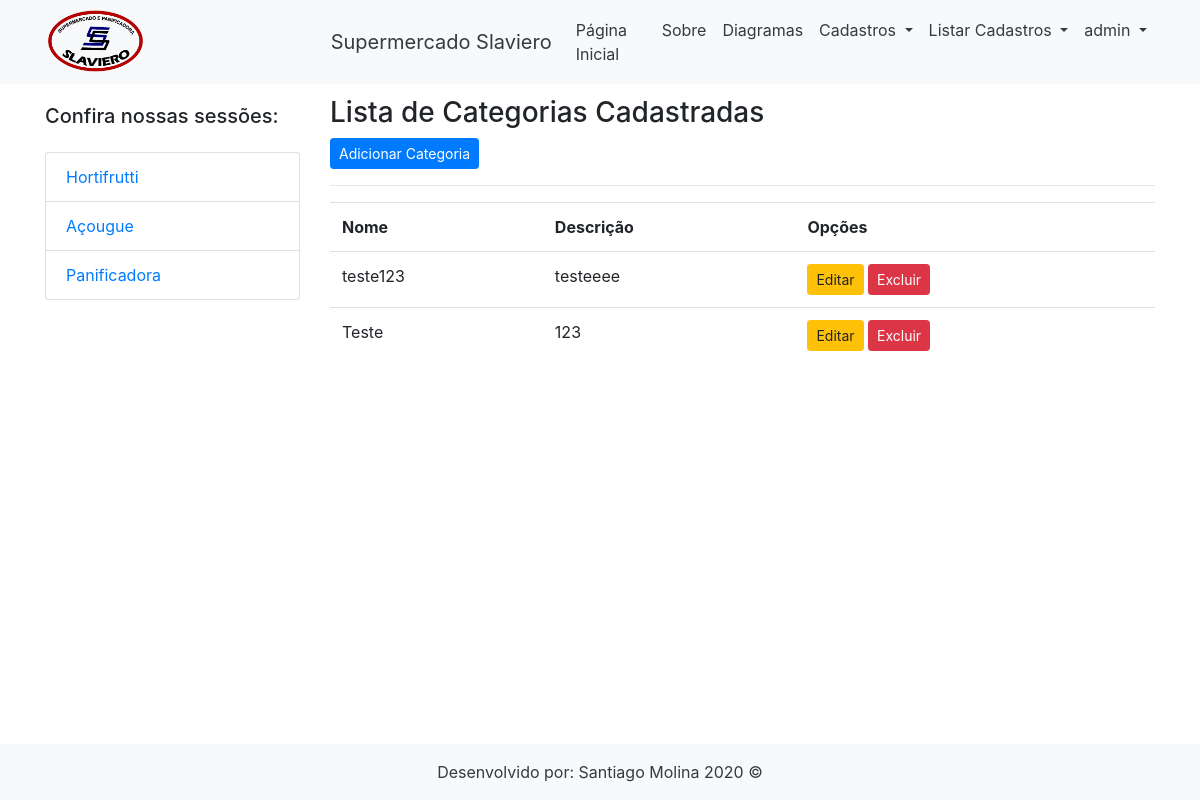
/listar/categoria/ (signed in), run on the app's committed database.
### cadastros/models.py (models this page shows, shortened)
class Categoria(models.Model):
    nome = models.CharField(max_length=80)
    descricao = models.CharField(max_length=100, verbose_name="Descrição")

### cadastros/views.py (the view)
# urls.py: path('listar/categoria/', CategoriaList.as_view(), name='listar-categoria'),
class CategoriaList(LoginRequiredMixin, ListView):
    login_url = reverse_lazy('login')
    model = Categoria
    template_name = 'cadastros/listas/categoria.html'

### cadastros/templates/cadastros/listas/categoria.html (shortened to what this page needs)
{% extends 'paginas/modelo.html' %}
{% load static %}
{% block slide %}
<p></p><br>
<h3>Lista de Categorias Cadastradas</h3>
<a href="{% url 'cadastrar-categoria' %}" class="btn btn-primary btn-sm">Adicionar Categoria</a>
<hr>
<div class="table responsive">
    <table class="table table striped">
        <tr>
            <th>Nome</th>
            <th>Descrição</th>
            <th>Opções</th>
        </tr>
        {% for categoria in object_list %}
        <tr>
            <td>{{ categoria.nome }}</td>
            <td>{{ categoria.descricao }}</td>
            <td>
                <a href="{% url 'editar-categoria' categoria.pk %}" class="btn btn-warning btn-sm" title="Excluir">Editar</a>
                <a href="{% url 'excluir-categoria' categoria.pk%}" class="btn btn-danger btn-sm" title="Editar">Excluir</a>
            </td>
        </tr>
        {% empty %}
        <tr>
            <td colspan="3">Nenhum campo registrado.</td>
        </tr>
        {% endfor %}
    </table>
</div>
{% endblock %}

### paginas/templates/paginas/modelo.html (shortened to what this page needs)
{% load static %}
<!DOCTYPE html>
<html lang="pt-br">
<head>
    <link rel="stylesheet" href="{% static 'css/bootstrap.min.css' %}">
    <link rel="stylesheet" href="{% static 'css/font-awesome.min.css' %}">
    <link rel="stylesheet" href="{% static 'css/shop-homepage.css' %}">
</head>
<body>
    {% block cabecalho %}
    <nav class="navbar navbar-expand-lg navbar-dark bg-light fixed-top">
        <div class="container">
            <img src="{% static 'img/logo.png'%}" width="100">
            <a class="navbar-brand text-dark" href="{% url 'index' %}">
               &nbsp&nbsp&nbsp&nbsp&nbsp&nbsp&nbsp&nbsp&nbsp&nbsp&nbsp&nbsp&nbsp&nbsp&nbsp&nbsp&nbsp&nbsp&nbsp&nbsp&nbsp&nbsp&nbsp&nbsp&nbsp&nbsp&nbsp&nbsp&nbsp&nbsp&nbsp&nbsp
                Supermercado Slaviero</a>
            <div class="collapse navbar-collapse" id="navbarResponsive">
                <ul class="navbar-nav ml-auto">
                    <li class="nav-item active">
                        <a class="nav-link text-dark" href="{%url 'index'%}">Página Inicial
                        </a>
                    </li>
                    <li class="nav-item">
                        <a class="nav-link text-dark" href="{%url 'sobre'%}">Sobre</a>
                    </li>
                    <li class="nav-item">
                        <a class="nav-link text-dark" href="{%url 'diagramas'%}">Diagramas</a>
                    </li>
                    {% if request.user.is_authenticated %}
                    <li class="nav-item dropdown text-dark">
                        <a class="nav-link text-dark dropdown-toggle" href="#" id="navbarDropdownPortfolio" data-toggle="dropdown" aria-haspopup="true" aria-expanded="false">
                          Cadastros
                        </a>
                    </li>
                    {% endif %}
                    {% if request.user.is_authenticated %}
                    <li class="nav-item dropdown text-dark">
                        <a class="nav-link dropdown-toggle text-dark" href="#" id="navbarDropdownBlog" data-toggle="dropdown" aria-haspopup="true" aria-expanded="false">
                          Listar Cadastros
                        </a>
                    </li>
                    {% endif %}
                    {% if request.user.is_authenticated %}
                    <li class="nav-item dropdown text-dark">
                        <a class="nav-link dropdown-toggle text-dark" href="#" id="navbarDropdownBlog" data-toggle="dropdown" aria-haspopup="true" aria-expanded="false">
                          {{ request.user }}
                        </a>
                    </li>
                    {% else %}
                    <li class="nav-item">
                        <a class="nav-link text-dark" href="{%url 'login'%}">Login</a>
                    </li>
                    {% endif %}
                </ul>
            </div>
        </div>
    </nav>
    {% endblock %}
    <div class="container">
        <div class="row">
            {% block lateral1 %}
            <div class="col-lg-3">
                <br>
                <h5 class="my-4">Confira nossas sessões:</h5>
                <div class="list-group">
                    <a href="#" class="list-group-item">Hortifrutti</a>
                    <a href="#" class="list-group-item">Açougue</a>
                    <a href="#" class="list-group-item">Panificadora</a>
                </div>
            </div>
            {% endblock %}
            <div class="col-lg-9">
                {% block slide %}{% endblock %}
                <div class="row">
                </div>
            </div>
        </div>
    </div>
    {% block rodape %}
    <footer class="py-3 bg-light fixed-bottom">
        <div class="container">
            <p class="m-0 text-center text-dark">Desenvolvido por: Santiago Molina 2020 &copy;</p>
        </div>
    </footer>
    {% endblock %}
</body>
</html>

### static/css/shop-homepage.css (style rules this page uses)
body { padding-top: 56px; }

### data on the page
Categoria: nome "teste123", descricao "testeeee"
Categoria: nome "Teste", descricao "123"

### other printed values
{{ request.user }} "admin"
